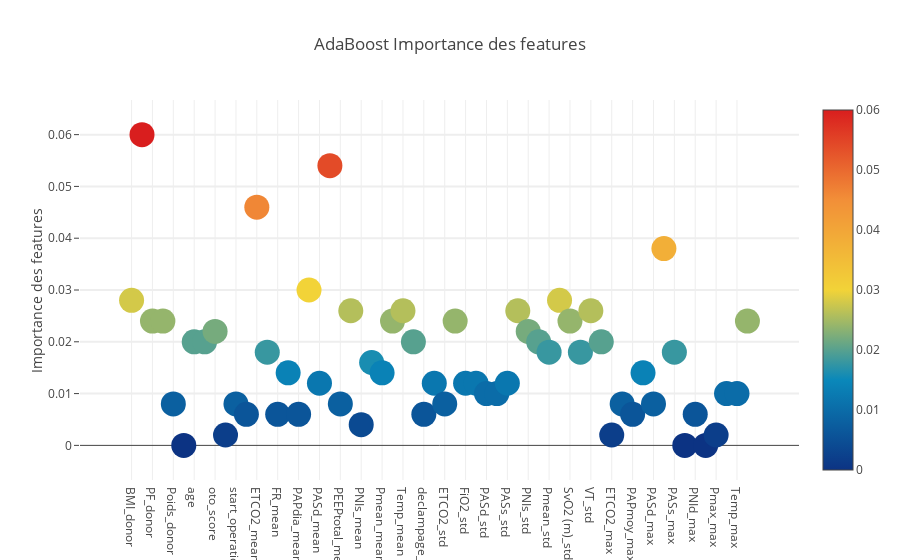

Source (notebook cell):
### Code cell
trace = go.Scatter(
    y=feature_dataframe['AdaBoost Importance des features'].values,
    x=feature_dataframe['features'].values,
    mode='markers',
    marker=dict(
        sizemode='diameter',
        sizeref=1,
        size=25,
        color=feature_dataframe['AdaBoost Importance des features'].values,
        colorscale='Portland',
        showscale=True
    ),
    text=feature_dataframe['features'].values
)
data = [trace]

layout = go.Layout(
    autosize=True,
    title='AdaBoost Importance des features',
    hovermode='closest',
    yaxis=dict(
        title='Importance des features',
        ticklen=5,
        gridwidth=2
    ),
    showlegend=False
)
fig = go.Figure(data=data, layout=layout)
py.iplot(fig, filename='scatter2010')

### Figure 1 — Plotly figure (JSON) as saved in the notebook; plotly's stock layout.template omitted (floating-point values rounded to 4 significant figures)
{"data": [{"marker": {"color": [0.028, 0.06, 0.024, 0.024, 0.008, 0, 0.02, 0.02, 0.022, 0.002, 0.008, 0.006, 0.046, 0.018, 0.006, 0.014, 0.006, 0.03, 0.012, 0.054, 0.008, 0.026, 0.004, 0.016, 0.014, 0.024, 0.026, 0.02, 0.006, 0.012, 0.008, 0.024, 0.012, 0.012, 0.01, 0.01, 0.012, 0.026, 0.022, 0.02, 0.018, 0.028, 0.024, 0.018, 0.026, 0.02, 0.002, 0.008, 0.006, 0.014, 0.008, 0.038, 0.018, 0, 0.006, 0, 0.002, 0.01, 0.01, 0.024], "colorscale": "Portland", "showscale": true, "size": 25, "sizemode": "diameter", "sizeref": 1}, "mode": "markers", "text": ["BMI_donor", "LAS", "PF_donor", "Poids", "Poids_donor", "Taille", "age", "body_mass_index", "oto_score", "start_operation_month", "start_operation_day", "ends_operation_day", "ETCO2_mean", "FC_mean", "FR_mean", "FiO2_mean", "PAPdia_mean", "PAPmoy_mean", "PASd_mean", "PASs_mean", "PEEPtotal_mean", "PNIm_mean", "PNIs_mean", "Pmax_mean", "Pmean_mean", "SpO2_mean", "Temp_mean", "VT_mean", "declampage_cote2_done_mean", "B.I.S_std", "ETCO2_std", "FC_std", "FiO2_std", "PAPmoy_std", "PASd_std", "PASm_std", "PASs_std", "PEEPtotal_std", "PNIs_std", "Pmax_std", "Pmean_std", "SpO2_std", "SvO2 (m)_std", "Temp_std", "VT_std", "declampage_cote2_done_std", "ETCO2_max", "FR_max", "PAPmoy_max", "PAPsys_max", "PASd_max", "PASm_max", "PASs_max", "PEEPtotal_max", "PNId_max", "PNIm_max", "Pmax_max", "Pmean_max", "Temp_max", "VT_max"], "type": "scatter", "uid": "77444ee8-6489-478a-8d6e-c952873f95ba", "x": ["BMI_donor", "LAS", "PF_donor", "Poids", "Poids_donor", "Taille", "age", "body_mass_index", "oto_score", "start_operation_month", "start_operation_day", "ends_operation_day", "ETCO2_mean", "FC_mean", "FR_mean", "FiO2_mean", "PAPdia_mean", "PAPmoy_mean", "PASd_mean", "PASs_mean", "PEEPtotal_mean", "PNIm_mean", "PNIs_mean", "Pmax_mean", "Pmean_mean", "SpO2_mean", "Temp_mean", "VT_mean", "declampage_cote2_done_mean", "B.I.S_std", "ETCO2_std", "FC_std", "FiO2_std", "PAPmoy_std", "PASd_std", "PASm_std", "PASs_std", "PEEPtotal_std", "PNIs_std", "Pmax_std", "Pmean_std", "SpO2_std", "SvO2 (m)_std", "Temp_std", "VT_std", "declampage_cote2_done_std", "ETCO2_max", "FR_max", "PAPmoy_max", "PAPsys_max", "PASd_max", "PASm_max", "PASs_max", "PEEPtotal_max", "PNId_max", "PNIm_max", "Pmax_max", "Pmean_max", "Temp_max", "VT_max"], "y": [0.028, 0.06, 0.024, 0.024, 0.008, 0, 0.02, 0.02, 0.022, 0.002, 0.008, 0.006, 0.046, 0.018, 0.006, 0.014, 0.006, 0.03, 0.012, 0.054, 0.008, 0.026, 0.004, 0.016, 0.014, 0.024, 0.026, 0.02, 0.006, 0.012, 0.008, 0.024, 0.012, 0.012, 0.01, 0.01, 0.012, 0.026, 0.022, 0.02, 0.018, 0.028, 0.024, 0.018, 0.026, 0.02, 0.002, 0.008, 0.006, 0.014, 0.008, 0.038, 0.018, 0, 0.006, 0, 0.002, 0.01, 0.01, 0.024]}], "layout": {"autosize": true, "hovermode": "closest", "showlegend": false, "title": {"text": "AdaBoost Importance des features"}, "yaxis": {"gridwidth": 2, "ticklen": 5, "title": {"text": "Importance des features"}}}}
